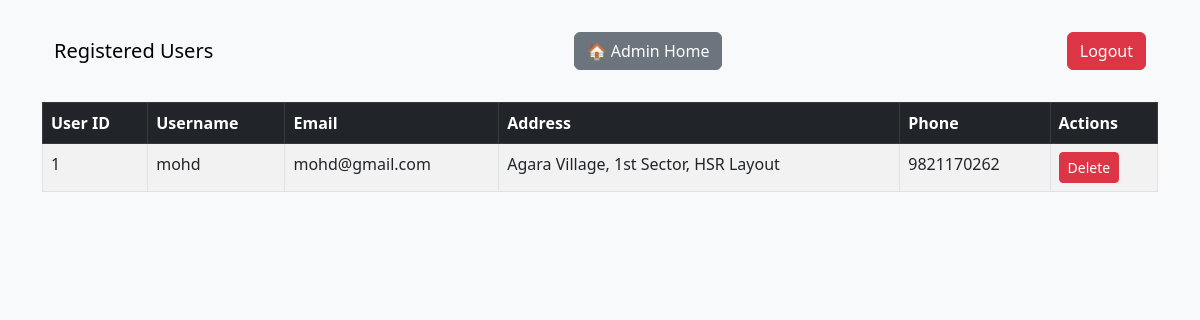
The page /admin/users (signed in) on the database as committed earlier.
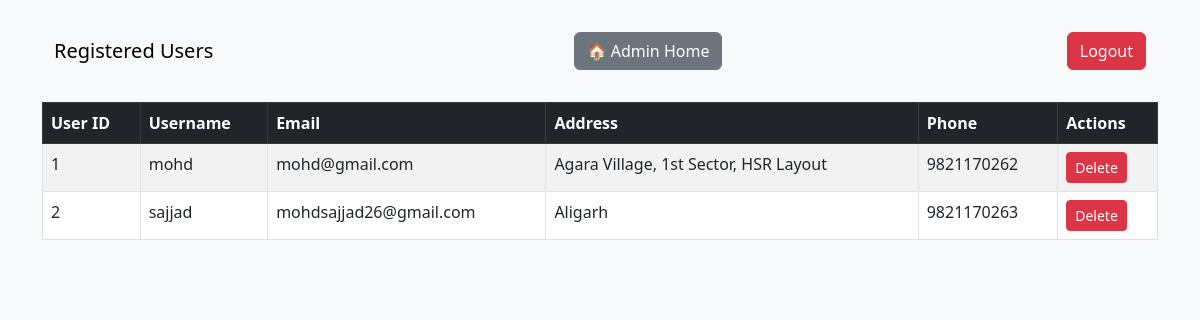
The same page on the database as committed later.
### models.py (models this page shows, shortened)
class User(db.Model):
    id = db.Column(db.Integer, primary_key=True)
    username = db.Column(db.String(50), unique=True, nullable=False)
    email = db.Column(db.String(120), unique=True, nullable=False)
    address = db.Column(db.String(200), nullable=False)
    phone = db.Column(db.String(15), unique=True, nullable=False)
    password_hash = db.Column(db.String(128), nullable=False)

### admin_routes.py (the view)
@admin_bp.route("/users")
def users():
    if not session.get("admin_logged_in"):
        return redirect(url_for("admin_bp.login"))
    users = User.query.all()
    return render_template("admin_users.html", users=users)

### app.py (called while the page is built)
@app.context_processor
def inject_cart():
    return inject_cart_count()

### utils.py (called while the page is built)
def inject_cart_count():
    user_id = session.get("user_id")
    cart_key = f"cart_{user_id}" if user_id else "cart"
    cart = session.get(cart_key, [])
    return dict(cart_count=len(cart))

### templates/admin_users.html (shortened to what this page needs)
<!DOCTYPE html>
<html lang="en">
<head>
  <link href="https://cdn.jsdelivr.net/npm/bootstrap@5.3.0/dist/css/bootstrap.min.css" rel="stylesheet">
</head>
<body class="bg-light">
  <div class="container mt-4">
    <nav class="navbar navbar-light bg-light mb-4">
      <div class="container-fluid">
        <span class="navbar-brand mb-0 h1">Registered Users</span>
        <a href="{{ url_for('admin_bp.home') }}" class="btn btn-secondary">🏠 Admin Home</a>
        <a href="{{ url_for('admin_bp.logout') }}" class="btn btn-danger">Logout</a>
      </div>
    </nav>
    <table class="table table-bordered table-striped">
      <thead class="table-dark">
        <tr>
          <th>User ID</th>
          <th>Username</th>
          <th>Email</th>
          <th>Address</th>
          <th>Phone</th>
          <th>Actions</th>
        </tr>
      </thead>
      <tbody>
        {% for user in users %}
        <tr>
          <td>{{ user.id }}</td>
          <td>{{ user.username }}</td>
          <td>{{ user.email }}</td>
          <td>{{ user.address }}</td>
          <td>{{ user.phone }}</td>
          <td>
            <a href="{{ url_for('admin_bp.delete_user', user_id=user.id) }}" class="btn btn-sm btn-danger">Delete</a>
          </td>
        </tr>
        {% endfor %}
      </tbody>
    </table>
  </div>
</body>
</html>

Rows that differ between the two databases and show on the page:
added User: id "2", username "sajjad", email "mohdsajjad26@gmail.com", address "Aligarh", phone "9821170263"
